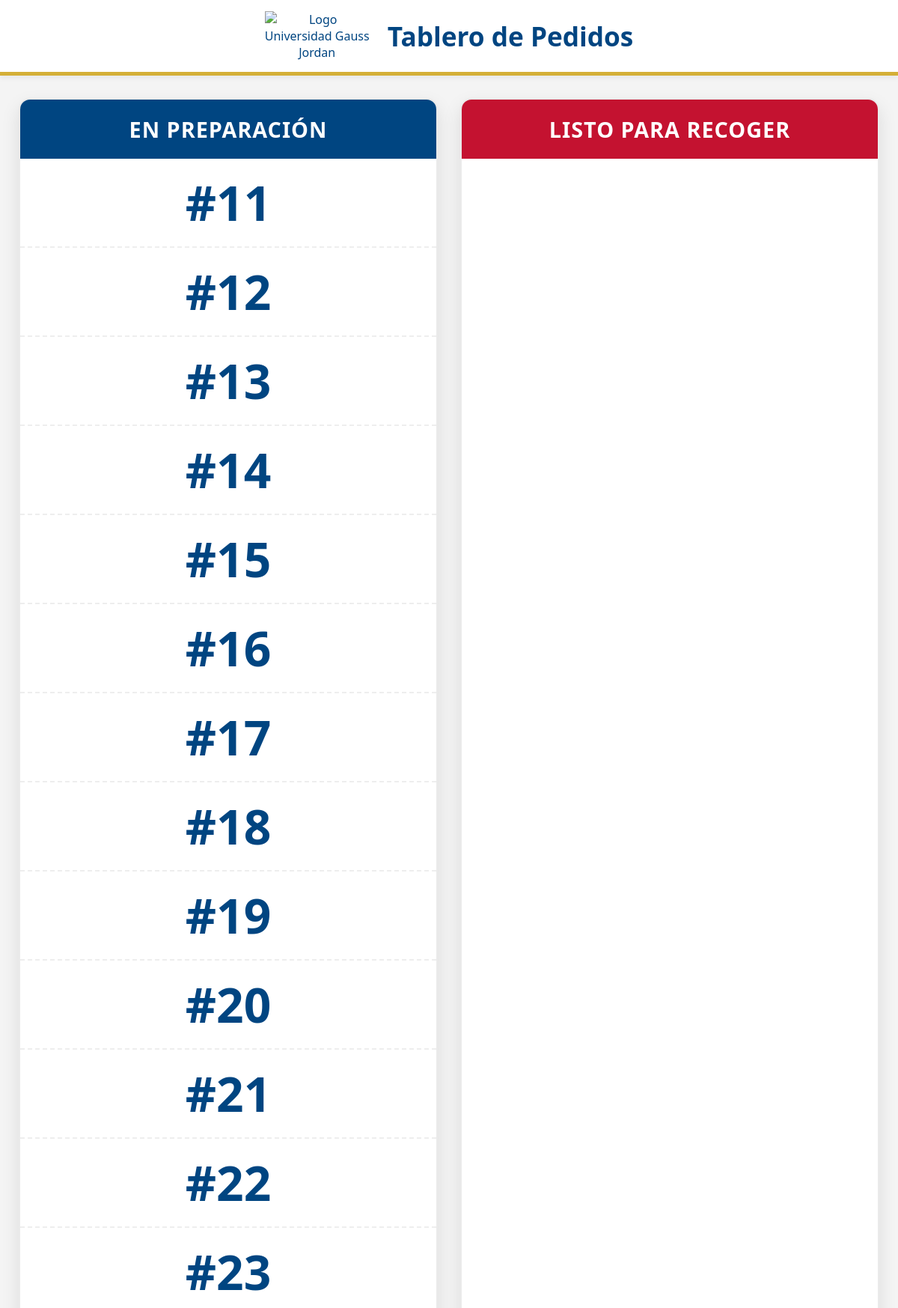
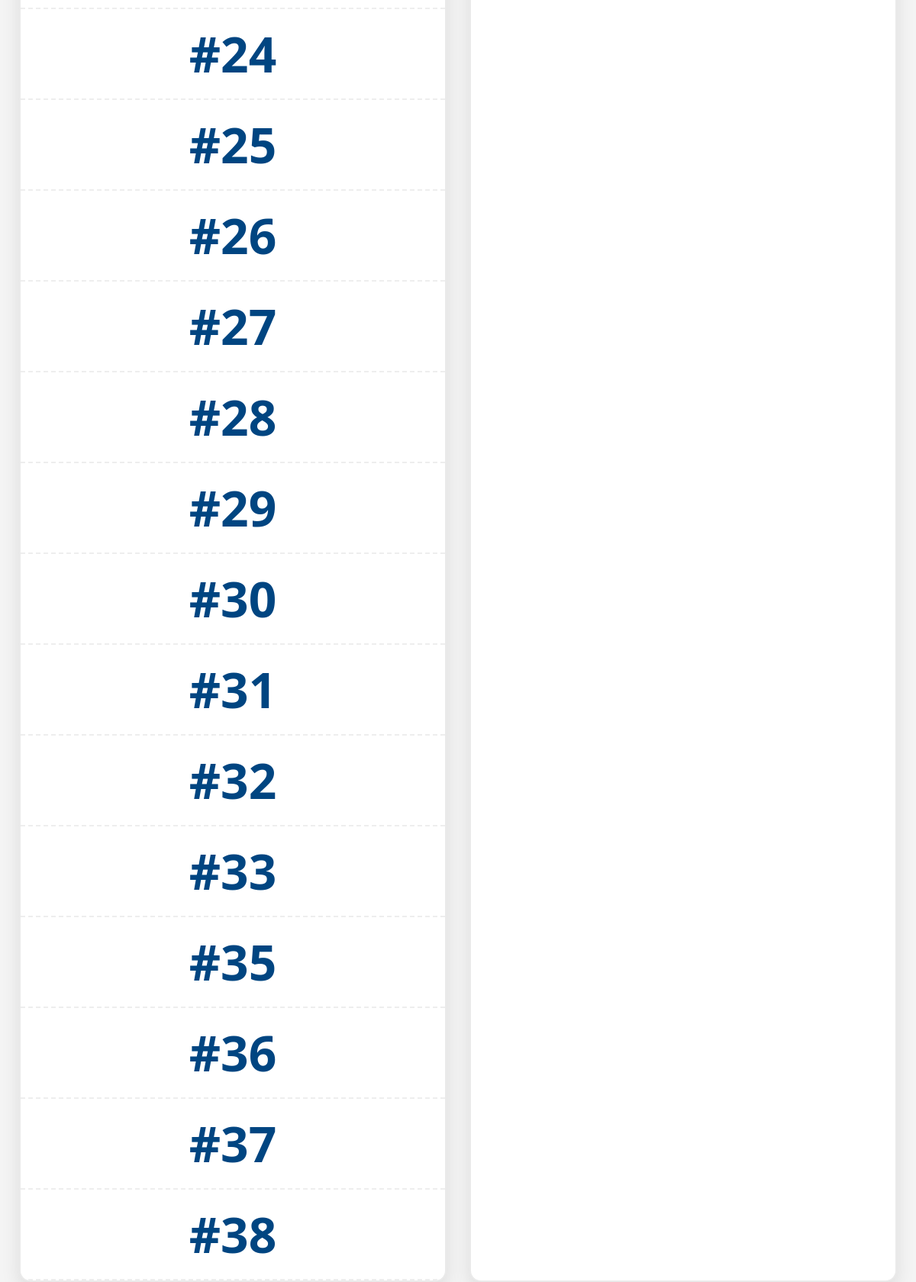
The app's page /pedidos (upper part) with its own data (2 pictures, top to bottom).
### tables this page shows
CREATE TABLE Pedidos (
        id_pedido INTEGER PRIMARY KEY AUTOINCREMENT,
        nombre_cliente TEXT,
        producto TEXT,           
        fecha_pedido DATE,
        hora_pedido TIME,
        estado TEXT,
        metodo_pago TEXT,
        hora_pago TIME,
        total REAL,
        timestamp_listo TEXT   -- <--- NUEVA COLUMNA PARA EL CRONÓMETRO DE 5 MIN
    );

### rutas/cocina.py (the view)
@cocina_bp.route("/pedidos")
def ver_pedidos():
    conexion = conectar_db()
    cursor = conexion.cursor()
    cursor.execute("SELECT id_pedido, nombre_cliente, producto, estado FROM Pedidos WHERE estado != 'Entregado' ORDER BY id_pedido ASC")
    pedidos = cursor.fetchall()
    conexion.close()
    return render_template("pedidos.html", pedidos=pedidos)

### db_manager.py (called while the page is built)
def conectar_db():
    return sqlite3.connect("database.db", check_same_thread=False)

### templates/pedidos.html (shortened to what this page needs)
<!DOCTYPE html>
<html lang="es">
<head>
</head>
<body>
    <div class="header">
        <img src="https://imgs.search.brave.com/1tFRxOQSQTKZiRlQLvilQSyiVtJ3yPprGSEWonnEvO8/rs:fit:860:0:0:0/g:ce/aHR0cHM6Ly9hcHJl/bmRlLmdvYi5teC93/cC1jb250ZW50L3Vw/bG9hZHMvMjAyNC8w/MS9nYXVzLTEucG5n" alt="Logo Universidad Gauss Jordan" class="logo">
        <h1>Tablero de Pedidos</h1>
    </div>
    <div class="tablero">
        <div class="columna">
    <h2 class="titulo-preparacion">En preparación</h2>
    <ul class="lista-ids" id="lista-preparacion">
        {% for pedido in pedidos %}
            {% if pedido[3] == 'Pendiente' %}
                <li class="preparacion-item">#{{ pedido[0] }}</li>
            {% endif %}
        {% endfor %}
    </ul>
</div>
        <div class="columna">
    <h2 class="titulo-listo">Listo para recoger</h2>
</div>
    </div>
</body>
</html>

### templates/pedidos.html (style rules this page uses)
body { font-family: 'Segoe UI', Tahoma, Geneva, Verdana, sans-serif; margin: 0; text-align: center; background-color: #f4f4f4; }
.header { background-color: white; color: #004581; padding: 15px; border-bottom: 5px solid #D4AF37; box-shadow: 0 4px 6px rgba(0,0,0,0.05); }
.logo { max-width: 140px; vertical-align: middle; }
.header h1 { display: inline-block; margin: 0 0 0 20px; vertical-align: middle; font-size: 2.2em; }
.tablero { display: flex; justify-content: space-around; padding: 30px 20px; max-width: 1200px; margin: 0 auto; gap: 20px; }
.columna { width: 48%; background: white; border-radius: 15px; box-shadow: 0 10px 25px rgba(0,0,0,0.1); min-height: 70vh; overflow: hidden; border: 2px solid #eaeaea; }
.titulo-preparacion { background-color: #004581; color: white; padding: 20px; margin: 0; font-size: 1.8em; letter-spacing: 1px; text-transform: uppercase; }
.titulo-listo { background-color: #C41230; color: white; padding: 20px; margin: 0; font-size: 1.8em; letter-spacing: 1px; text-transform: uppercase; }
.lista-ids { list-style: none; padding: 0; font-size: 4em; font-weight: bold; margin: 0; }
.lista-ids li { padding: 15px 0; border-bottom: 2px dashed #eee; display: flex; justify-content: center; align-items: center; }
.preparacion-item { color: #004581; }

### records on screen
Pedidos: id_pedido "11"
Pedidos: id_pedido "12"
Pedidos: id_pedido "13"
Pedidos: id_pedido "14"
Pedidos: id_pedido "15"
Pedidos: id_pedido "16"
Pedidos: id_pedido "17"
Pedidos: id_pedido "18"
Pedidos: id_pedido "19"
Pedidos: id_pedido "20"
Pedidos: id_pedido "21"
Pedidos: id_pedido "22"
Pedidos: id_pedido "23"
Pedidos: id_pedido "24"
Pedidos: id_pedido "25"
Pedidos: id_pedido "26"
Pedidos: id_pedido "27"
Pedidos: id_pedido "28"
Pedidos: id_pedido "29"
Pedidos: id_pedido "30"
Pedidos: id_pedido "31"
Pedidos: id_pedido "32"
Pedidos: id_pedido "33"
Pedidos: id_pedido "35"
Pedidos: id_pedido "36"
Pedidos: id_pedido "37"
Pedidos: id_pedido "38"
